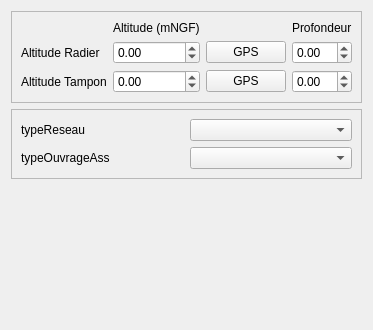
<?xml version="1.0" encoding="UTF-8"?>
<ui version="4.0">
 <class>Form</class>
 <widget class="QWidget" name="Form">
  <property name="geometry">
   <rect>
    <x>0</x>
    <y>0</y>
    <width>337</width>
    <height>330</height>
   </rect>
  </property>
  <property name="windowTitle">
   <string>Form</string>
  </property>
  <layout class="QVBoxLayout" name="verticalLayout">
   <item>
    <widget class="QFrame" name="frame_2">
     <property name="frameShape">
      <enum>QFrame::StyledPanel</enum>
     </property>
     <property name="frameShadow">
      <enum>QFrame::Raised</enum>
     </property>
     <layout class="QGridLayout" name="gridLayout_2">
      <item row="1" column="2">
       <widget class="QPushButton" name="pushButton">
        <property name="text">
         <string>GPS</string>
        </property>
       </widget>
      </item>
      <item row="0" column="1">
       <widget class="QLabel" name="label_6">
        <property name="text">
         <string>Altitude (mNGF)</string>
        </property>
       </widget>
      </item>
      <item row="1" column="1">
       <widget class="QDoubleSpinBox" name="doubleSpinBox_altradierouvrage">
        <property name="minimum">
         <double>-1.000000000000000</double>
        </property>
        <property name="maximum">
         <double>999999.000000000000000</double>
        </property>
       </widget>
      </item>
      <item row="1" column="0">
       <widget class="QLabel" name="label_5">
        <property name="text">
         <string>Altitude Radier</string>
        </property>
       </widget>
      </item>
      <item row="2" column="1">
       <widget class="QDoubleSpinBox" name="doubleSpinBox_alttamponouvrage">
        <property name="minimum">
         <double>-1.000000000000000</double>
        </property>
        <property name="maximum">
         <double>999999.000000000000000</double>
        </property>
       </widget>
      </item>
      <item row="0" column="3">
       <widget class="QLabel" name="label_8">
        <property name="text">
         <string>Profondeur</string>
        </property>
       </widget>
      </item>
      <item row="2" column="2">
       <widget class="QPushButton" name="pushButton_2">
        <property name="text">
         <string>GPS</string>
        </property>
       </widget>
      </item>
      <item row="1" column="3">
       <widget class="QDoubleSpinBox" name="doubleSpinBox_profradierouvrage">
        <property name="minimum">
         <double>-1.000000000000000</double>
        </property>
       </widget>
      </item>
      <item row="2" column="3">
       <widget class="QDoubleSpinBox" name="doubleSpinBox_proftamponouvrage">
        <property name="minimum">
         <double>-1.000000000000000</double>
        </property>
       </widget>
      </item>
      <item row="2" column="0">
       <widget class="QLabel" name="label_7">
        <property name="text">
         <string>Altitude Tampon</string>
        </property>
       </widget>
      </item>
     </layout>
    </widget>
   </item>
   <item>
    <widget class="QFrame" name="frame">
     <property name="frameShape">
      <enum>QFrame::StyledPanel</enum>
     </property>
     <property name="frameShadow">
      <enum>QFrame::Raised</enum>
     </property>
     <layout class="QGridLayout" name="gridLayout">
      <item row="0" column="0">
       <widget class="QLabel" name="label">
        <property name="text">
         <string>typeReseau</string>
        </property>
       </widget>
      </item>
      <item row="0" column="1">
       <widget class="QComboBox" name="comboBox_typeReseau"/>
      </item>
      <item row="1" column="0">
       <widget class="QLabel" name="label_2">
        <property name="text">
         <string>typeOuvrageAss</string>
        </property>
       </widget>
      </item>
      <item row="1" column="1">
       <widget class="QComboBox" name="comboBox_typeOuvrageAss"/>
      </item>
     </layout>
    </widget>
   </item>
   <item>
    <spacer name="verticalSpacer">
     <property name="orientation">
      <enum>Qt::Vertical</enum>
     </property>
     <property name="sizeHint" stdset="0">
      <size>
       <width>20</width>
       <height>40</height>
      </size>
     </property>
    </spacer>
   </item>
  </layout>
 </widget>
 <resources/>
 <connections/>
</ui>
